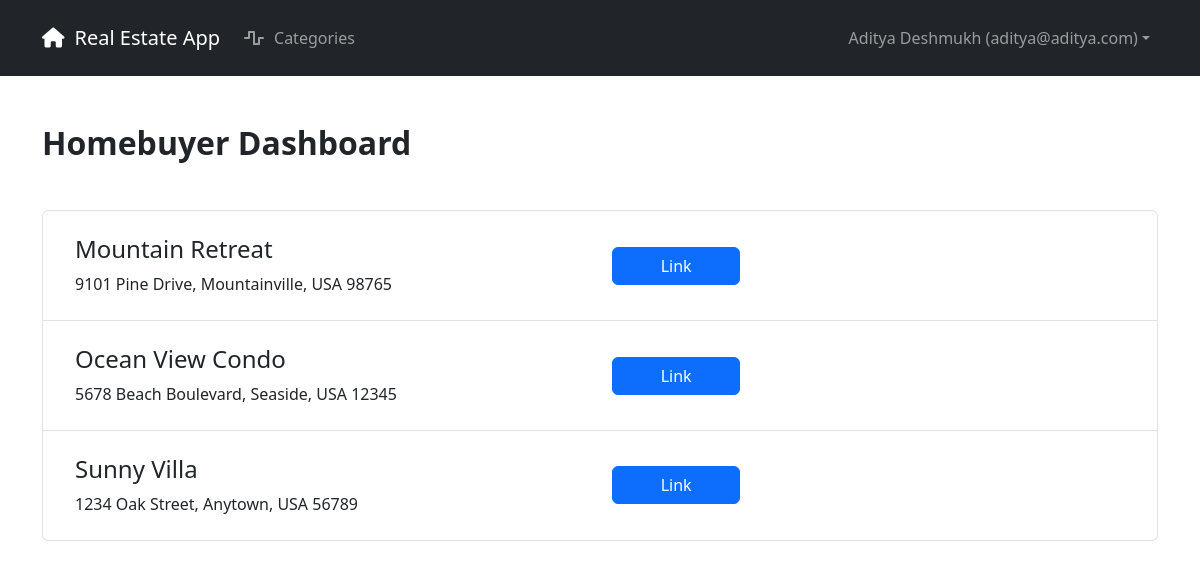
/ (signed in), run on an earlier commit of the app's database.
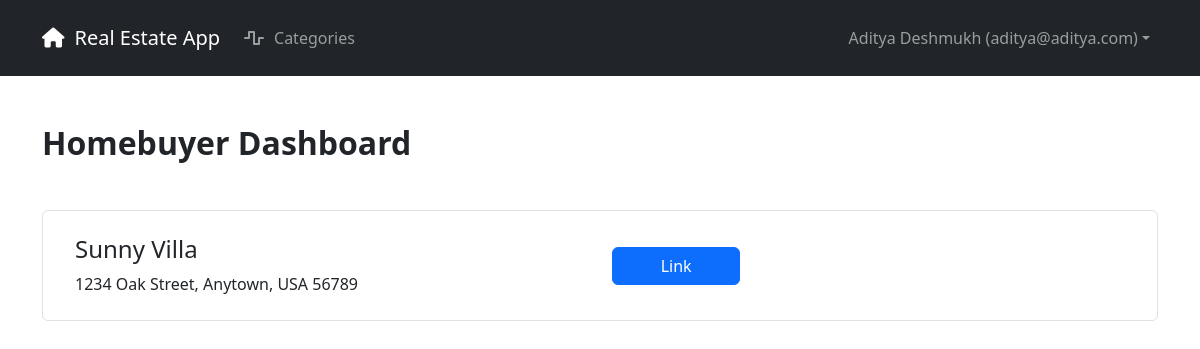
And on a later commit of the database.
### realestate/apps/appauth/models.py (models this page shows, shortened)
class User(AbstractUser, PermissionsMixin):
    id = models.UUIDField(primary_key=True, default=uuid.uuid4, editable=False)
    email = models.EmailField(
        unique=True,
        verbose_name="Email Address",
        error_messages={"unique": ("A user with this email already exists.")},
    )
    first_name = models.CharField(max_length=30, verbose_name="First Name")
    last_name = models.CharField(max_length=30, verbose_name="Last Name")
    phone = models.CharField(
        max_length=10,
        verbose_name="Phone Number",
        blank=True,
        validators=[
            RegexValidator(
                regex="^[0-9-()+]{10,20}$",
                message=("Please enter a valid phone number."),
                code="phone_format",
            )
        ],
    )
    is_staff = models.BooleanField(
        default=False,
        help_text=("Designates whether the user can log into this admin site."),
        verbose_name="Staff Status",
    )
    is_active = models.BooleanField(
        default=True,
        help_text=(
            "Designates whether this user should be treated as active. Unselect this instead of deleting accounts."
        ),
        verbose_name="Active",
    )
    objects = UserManager()
    EMAIL_FIELD = "email"
    USERNAME_FIELD = "email"
    REQUIRED_FIELDS = ["first_name", "last_name"]
    _ALL_TYPES_ALLOWED = set(["Homebuyer", "Realtor"])
    _HOMEBUYER_ONLY = set(["Homebuyer"])
    _REALTOR_ONLY = set(["Realtor"])
    class Meta:
        verbose_name = "User"
        verbose_name_plural = "Users"
    def get_full_name(self):
        return f"{self.first_name} {self.last_name}".strip()
    @property
    def role_object(self):
        has_homebuyer = hasattr(self, "homebuyer")
        has_realtor = hasattr(self, "realtor")
        if has_homebuyer:
            if has_realtor:
                raise IntegrityError(
                    f"User {str(self)} is registered as both a Homebuyer and a Realtor, which is not valid."
                )
            return self.homebuyer
        elif has_realtor:
            return self.realtor
        return None

### realestate/apps/core/models.py (models this page shows, shortened)
class BaseModel(models.Model):
    id = models.UUIDField(primary_key=True, default=uuid.uuid4, editable=False)
    class Meta:
        abstract = True

class ValidateCategoryCoupleMixin(object):
    def _validate_categories_and_couples(self):
        if not self.pk:
            return
        category_couple_ids = set(self.categories.values_list("couple", flat=True))
        if category_couple_ids:
            if (
                len(category_couple_ids) > 1
                or self.couple_id not in category_couple_ids
            ):
                raise ValidationError("Invalid categories for this couple.")
        return

class House(BaseModel, ValidateCategoryCoupleMixin):
    _NICKNAME_MIN_LENGTH = 1
    nickname = models.CharField(max_length=128, verbose_name="Nickname")
    address = models.TextField(blank=True, verbose_name="Address")
    couple = models.ForeignKey(
        "core.Couple", verbose_name="Couple", on_delete=models.CASCADE
    )
    categories = models.ManyToManyField(
        "core.Category", through="core.Grade", verbose_name="Categories"
    )
    def __str__(self):
        return self.nickname
    def evaluation_url(self):
        return reverse("eval", kwargs={"house_id": self.id})
    class Meta:
        ordering = ["nickname"]
        unique_together = (("nickname", "couple"),)
        verbose_name = "House"
        verbose_name_plural = "Houses"

### realestate/apps/core/views.py (the view)
# urls.py: path("", CoreViews.HomeView.as_view(), name="home"),
class HomeView(BaseView):
    def get(self, request, *args, **kwargs):
        if Realtor.objects.filter(user=request.user).exists():
            return render(request, "core/realtorHome.html")
        couple = Couple.objects.filter(homebuyer__user=request.user).first()
        house = House.objects.filter(couple=couple)
        return render(
            request, "core/homebuyerHome.html", {"couple": couple, "house": house}
        )

### realestate/apps/core/models.py (called while the page is built)
    @property
    def role_type(self):
        return "Homebuyer"

### realestate/apps/core/views.py (called while the page is built)
    def _permission_check(self, request, role, *args, **kwargs):
        return True

    @method_decorator(login_required)
    def dispatch(self, request, *args, **kwargs):
        role = request.user.role_object
        if role.role_type in self._USER_TYPES_ALLOWED:
            if self._permission_check(request, role, *args, **kwargs):
                return super(BaseView, self).dispatch(request, *args, **kwargs)
        raise PermissionDenied

### realestate/templates/core/homebuyerHome.html (shortened to what this page needs)
{% extends "base.html" %}
{% load django_bootstrap5 %}
{% block body %}
    <div class="mt-5">
        <h2>
            <strong>Homebuyer Dashboard</strong>
        </h2>
        <ul class="list-group mt-5">
            {% for home in house %}
                <li class="list-group-item">
                    <div class="row d-flex align-items-center my-3 mx-1">
                        <div class="col-sm-6">
                            <h4>{{ home }}</h4>
                            <p class="m-0">{{ home.address }}</p>
                        </div>
                        <div class="col-sm-6">
                            <p class="m-0">
                                <a href="{{ home.evaluation_url }}"
                                   role="button"
                                   class="btn btn-primary w-25">Link</a>
                            </p>
                        </div>
                    </div>
                </li>
            {% endfor %}
        </ul>
    </div>
{% endblock body %}

### realestate/templates/base.html (shortened to what this page needs)
{% load django_bootstrap5 %}
{% load static %}
<!DOCTYPE html>
<html>
    <head>
        {% bootstrap_css %}
    </head>
    <body>
        <nav class="navbar navbar-expand-lg navbar-dark bg-dark">
            <div class="container container-fluid">
                <div class="navbar-header d-flex align-items-center" style="height:60px">
                    <a class="navbar-brand" href="{% url 'home' %}">
                        <i class="fa-solid fa-house" style="margin-right:10px"></i>Real Estate App
                    </a>
                </div>
                <div class="collapse navbar-collapse" id="navbarSupportedContent">
                    <ul class="navbar-nav me-auto mb-2 mb-lg-0">
                        {% if user.is_authenticated %}
                            <li class="nav-item">
                                <a href="{% url 'categories' %}" class="nav-link">
                                    <i class="fa-solid fa-wave-square" style="margin-right:10px"></i>Categories
                                </a>
                            </li>
                        {% endif %}
                    </ul>
                    <ul class="nav navbar-nav navbar-right">
                        {% if user.is_authenticated %}
                            <li class="nav-item dropdown">
                                <a class="nav-link dropdown-toggle"
                                   href="#"
                                   id="navbarDarkDropdownMenuLink"
                                   role="button"
                                   data-bs-toggle="dropdown"
                                   aria-expanded="false">{{ user.get_full_name|default:"User" }} ({{ user.email }})</a>
                            </li>
                        {% else %}
                            <li>
                                <a href="{% url 'login' %}" class="nav-link">
                                    <i class="fa-solid fa-right-to-bracket" style="margin-right:10px"></i>Login
                                </a>
                            </li>
                        {% endif %}
                    </ul>
                </div>
            </div>
        </nav>
        <div class="container">
            {% block body %}
            {% endblock body %}
        </div>
    </body>
</html>

What changed in the data, as far as the page shows it:
removed House: nickname "Mountain Retreat", address "9101 Pine Drive, Mountainville, USA 98765"
removed House: nickname "Ocean View Condo", address "5678 Beach Boulevard, Seaside, USA 12345"
